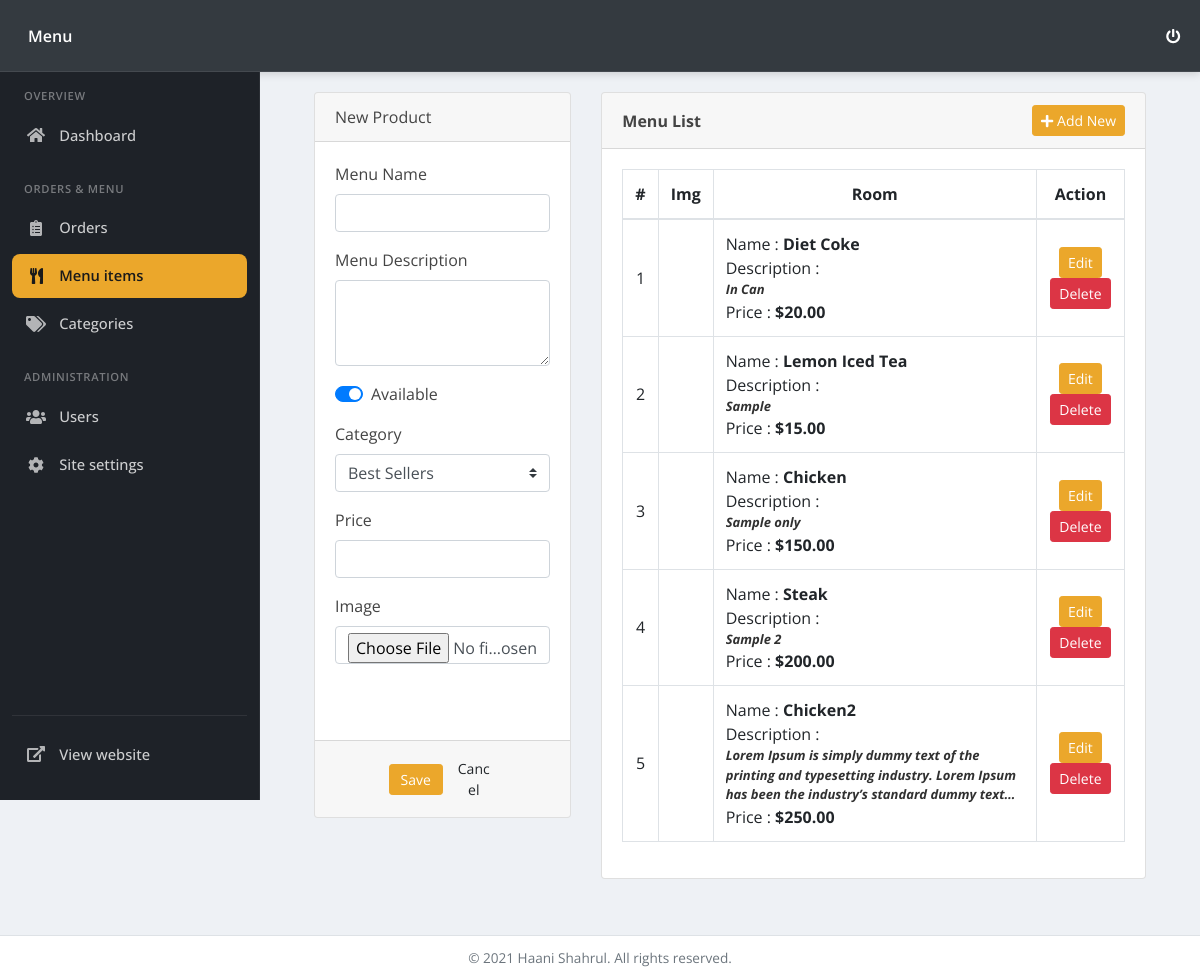
Screenshot of /admin/index.php?page=menu (signed in) with the database file from the repository.
### tables this page shows
CREATE TABLE `product_list` (
  `id` int(30) NOT NULL,
  `category_id` int(30) NOT NULL,
  `name` varchar(100) NOT NULL,
  `description` text NOT NULL,
  `price` float NOT NULL DEFAULT 0,
  `img_path` text NOT NULL,
  `status` tinyint(1) NOT NULL DEFAULT 1 COMMENT '0= unavailable, 2 Available'
);

### admin/menu.php (the view, shortened to what this page needs)
<?php include('db_connect.php');?>
<div class="container-fluid">
	<div class="col-lg-12">
		<div class="row">
			<div class="col-md-4">
			<form action="" id="manage-menu">
				<div class="card">
					<div class="card-header">
						    <span id="menu-form-title">New Product</span>
				  	</div>
					<div class="card-body">
							<div class="form-group">
								<label class="control-label">Menu Name</label>
								<input type="text" class="form-control" name="name">
							</div>
							<div class="form-group">
								<label class="control-label">Menu Description</label>
								<textarea cols="30" rows="3" class="form-control" name="description"></textarea>
							</div>
							<div class="form-group">
								<div class="custom-control custom-switch">
								  <label class="custom-control-label" for="availability">Available</label>
								</div>
							</div>
							<div class="form-group">
								<label class="control-label">Category </label>
								<select name="category_id" id="" class="custom-select browser-default">
									<?php
									$cat = $conn->query("SELECT * FROM category_list order by name asc ");
									while($row=$cat->fetch_assoc()):
									?>
									<option value="<?php echo $row['id'] ?>"><?php echo $row['name'] ?></option>
									<?php endwhile; ?>
								</select>
							</div>
							<div class="form-group">
								<label class="control-label">Price</label>
								<input type="number" class="form-control text-right" name="price" step="any">
							</div>
							<div class="form-group">
								<label for="" class="control-label">Image</label>
								<input type="file" class="form-control" name="img" onchange="displayImg(this,$(this))">
							</div>
							<div class="form-group">
							</div>
					</div>
					<div class="card-footer">
						<div class="row">
							<div class="col-md-12">
								<button class="btn btn-sm btn-primary col-sm-3 offset-md-3"> Save</button>
								<button class="btn btn-sm btn-default col-sm-3" type="button" id="cancel_menu"> Cancel</button>
							</div>
						</div>
					</div>
				</div>
			</form>
			</div>
			<div class="col-md-8">
				<div class="card">
					<div class="card-header d-flex justify-content-between align-items-center">
						<b>Menu List</b>
						<button class="btn btn-sm btn-success" type="button" id="add_new_menu"><i class="fa fa-plus"></i> Add New</button>
					</div>
					<div class="card-body">
						<table class="table table-bordered table-hover">
							<thead>
								<tr>
									<th class="text-center">#</th>
									<th class="text-center">Img</th>
									<th class="text-center">Room</th>
									<th class="text-center">Action</th>
								</tr>
							</thead>
							<tbody>
								<?php
								$i = 1;
								$cats = $conn->query("SELECT * FROM product_list order by id asc");
								while($row=$cats->fetch_assoc()):
								?>
								<tr>
									<td class="text-center"><?php echo $i++ ?></td>
									<td class="text-center">
									</td>
									<td class="">
										<p>Name : <b><?php echo $row['name'] ?></b></p>
										<p>Description : <b class="truncate"><?php echo $row['description'] ?></b></p>
										<p>Price : <b><?php echo "$".number_format($row['price'],2) ?></b></p>
									</td>
									<td class="text-center">
										<button class="btn btn-sm btn-primary edit_menu" type="button" data-id="<?php echo $row['id'] ?>">Edit</button>
										<button class="btn btn-sm btn-danger delete_menu" type="button" data-id="<?php echo $row['id'] ?>">Delete</button>
									</td>
								</tr>
								<?php endwhile; ?>
							</tbody>
						</table>
					</div>
				</div>
			</div>
		</div>
	</div>
</div>

### admin/assets/css/style.css (style rules this page uses)
body { font-family: "Open Sans", sans-serif; color: #444444; width: 100%; height: calc(100%); }
:root { --primary: #EBA72B; }
.btn-primary, .btn-primary:hover, .btn-primary:focus, .btn-primary:active, .btn-primary.active, .btn-primary.disabled, .btn-primary:disabled { background-color: #EBA72B !important; border-color: #EBA72B !important; color: #fff !important; }
.btn-success { background-color: #EBA72B !important; border-color: #EBA72B !important; color: #fff !important; }

### admin/index.php (style rules this page uses)
body { background: #eef1f5; }

### admin/menu.php (style rules this page uses)
td { vertical-align: middle !important; }
td p { margin: unset !important; }
.custom-switch,.custom-control-input,.custom-control-label { cursor:pointer; }
b.truncate { overflow: hidden; text-overflow: ellipsis; display: -webkit-box; -webkit-line-clamp: 3; -webkit-box-orient: vertical; font-size: small; color: #000000cf; font-style: italic; }

### rows the page displays
product_list: name "Diet Coke", description "In Can", price "20.00"
product_list: name "Lemon Iced Tea", description "Sample", price "15.00"
product_list: name "Chicken", description "Sample only", price "150.00"
product_list: name "Steak", description "Sample 2", price "200.00"
product_list: name "Chicken2", description "Lorem Ipsum is simply dummy text of the printing and typesetting industry. Lorem Ipsum has been the industry’s standard dummy…", price "250.00"

### other values shown
$topbar_title "Menu"
form field category_id "Best Sellers"
